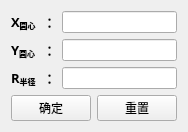
<?xml version="1.0" encoding="UTF-8"?>
<ui version="4.0">
 <class>round_Form</class>
 <widget class="QWidget" name="round_Form">
  <property name="geometry">
   <rect>
    <x>0</x>
    <y>0</y>
    <width>180</width>
    <height>127</height>
   </rect>
  </property>
  <property name="windowTitle">
   <string>参数输入</string>
  </property>
  <layout class="QGridLayout" name="gridLayout">
   <item row="0" column="0">
    <layout class="QVBoxLayout" name="verticalLayout_4">
     <item>
      <layout class="QHBoxLayout" name="horizontalLayout_3">
       <item>
        <layout class="QHBoxLayout" name="horizontalLayout">
         <item>
          <layout class="QVBoxLayout" name="verticalLayout">
           <item>
            <widget class="QLabel" name="label">
             <property name="font">
              <font>
               <family>微软雅黑</family>
              </font>
             </property>
             <property name="text">
              <string>&lt;html&gt;&lt;head/&gt;&lt;body&gt;&lt;p&gt;&lt;span style=&quot; font-size:10pt; font-weight:600;&quot;&gt;X&lt;/span&gt;&lt;span style=&quot; font-size:10pt; font-weight:600; vertical-align:sub;&quot;&gt;圆心&lt;/span&gt;&lt;/p&gt;&lt;/body&gt;&lt;/html&gt;</string>
             </property>
            </widget>
           </item>
           <item>
            <widget class="QLabel" name="label_2">
             <property name="font">
              <font>
               <family>微软雅黑</family>
              </font>
             </property>
             <property name="text">
              <string>&lt;html&gt;&lt;head/&gt;&lt;body&gt;&lt;p&gt;&lt;span style=&quot; font-size:10pt; font-weight:600;&quot;&gt;Y&lt;/span&gt;&lt;span style=&quot; font-size:10pt; font-weight:600; vertical-align:sub;&quot;&gt;圆心&lt;/span&gt;&lt;/p&gt;&lt;/body&gt;&lt;/html&gt;</string>
             </property>
            </widget>
           </item>
           <item>
            <widget class="QLabel" name="label_3">
             <property name="font">
              <font>
               <family>微软雅黑</family>
              </font>
             </property>
             <property name="text">
              <string>&lt;html&gt;&lt;head/&gt;&lt;body&gt;&lt;p&gt;&lt;span style=&quot; font-size:10pt; font-weight:600;&quot;&gt;R&lt;/span&gt;&lt;span style=&quot; font-size:10pt; font-weight:600; vertical-align:sub;&quot;&gt;半径&lt;/span&gt;&lt;/p&gt;&lt;/body&gt;&lt;/html&gt;</string>
             </property>
            </widget>
           </item>
          </layout>
         </item>
         <item>
          <layout class="QVBoxLayout" name="verticalLayout_3">
           <item>
            <widget class="QLabel" name="label_4">
             <property name="text">
              <string>&lt;html&gt;&lt;head/&gt;&lt;body&gt;&lt;p&gt;&lt;span style=&quot; font-size:10pt; font-weight:600;&quot;&gt;：&lt;/span&gt;&lt;/p&gt;&lt;/body&gt;&lt;/html&gt;</string>
             </property>
            </widget>
           </item>
           <item>
            <widget class="QLabel" name="label_5">
             <property name="text">
              <string>&lt;html&gt;&lt;head/&gt;&lt;body&gt;&lt;p&gt;&lt;span style=&quot; font-size:10pt; font-weight:600;&quot;&gt;：&lt;/span&gt;&lt;/p&gt;&lt;/body&gt;&lt;/html&gt;</string>
             </property>
            </widget>
           </item>
           <item>
            <widget class="QLabel" name="label_6">
             <property name="text">
              <string>&lt;html&gt;&lt;head/&gt;&lt;body&gt;&lt;p&gt;&lt;span style=&quot; font-size:10pt; font-weight:600;&quot;&gt;：&lt;/span&gt;&lt;/p&gt;&lt;/body&gt;&lt;/html&gt;</string>
             </property>
            </widget>
           </item>
          </layout>
         </item>
        </layout>
       </item>
       <item>
        <layout class="QVBoxLayout" name="verticalLayout_2">
         <item>
          <widget class="QLineEdit" name="x0"/>
         </item>
         <item>
          <widget class="QLineEdit" name="y0"/>
         </item>
         <item>
          <widget class="QLineEdit" name="R"/>
         </item>
        </layout>
       </item>
      </layout>
     </item>
     <item>
      <layout class="QHBoxLayout" name="horizontalLayout_2">
       <item>
        <widget class="QPushButton" name="ok_btn">
         <property name="text">
          <string>确定</string>
         </property>
        </widget>
       </item>
       <item>
        <widget class="QPushButton" name="re_btn">
         <property name="text">
          <string>重置</string>
         </property>
        </widget>
       </item>
      </layout>
     </item>
    </layout>
   </item>
  </layout>
 </widget>
 <resources/>
 <connections>
  <connection>
   <sender>re_btn</sender>
   <signal>clicked()</signal>
   <receiver>x0</receiver>
   <slot>clear()</slot>
   <hints>
    <hint type="sourcelabel">
     <x>130</x>
     <y>104</y>
    </hint>
    <hint type="destinationlabel">
     <x>107</x>
     <y>21</y>
    </hint>
   </hints>
  </connection>
  <connection>
   <sender>re_btn</sender>
   <signal>clicked()</signal>
   <receiver>y0</receiver>
   <slot>clear()</slot>
   <hints>
    <hint type="sourcelabel">
     <x>130</x>
     <y>104</y>
    </hint>
    <hint type="destinationlabel">
     <x>107</x>
     <y>47</y>
    </hint>
   </hints>
  </connection>
  <connection>
   <sender>re_btn</sender>
   <signal>clicked()</signal>
   <receiver>R</receiver>
   <slot>clear()</slot>
   <hints>
    <hint type="sourcelabel">
     <x>130</x>
     <y>104</y>
    </hint>
    <hint type="destinationlabel">
     <x>107</x>
     <y>73</y>
    </hint>
   </hints>
  </connection>
 </connections>
</ui>
